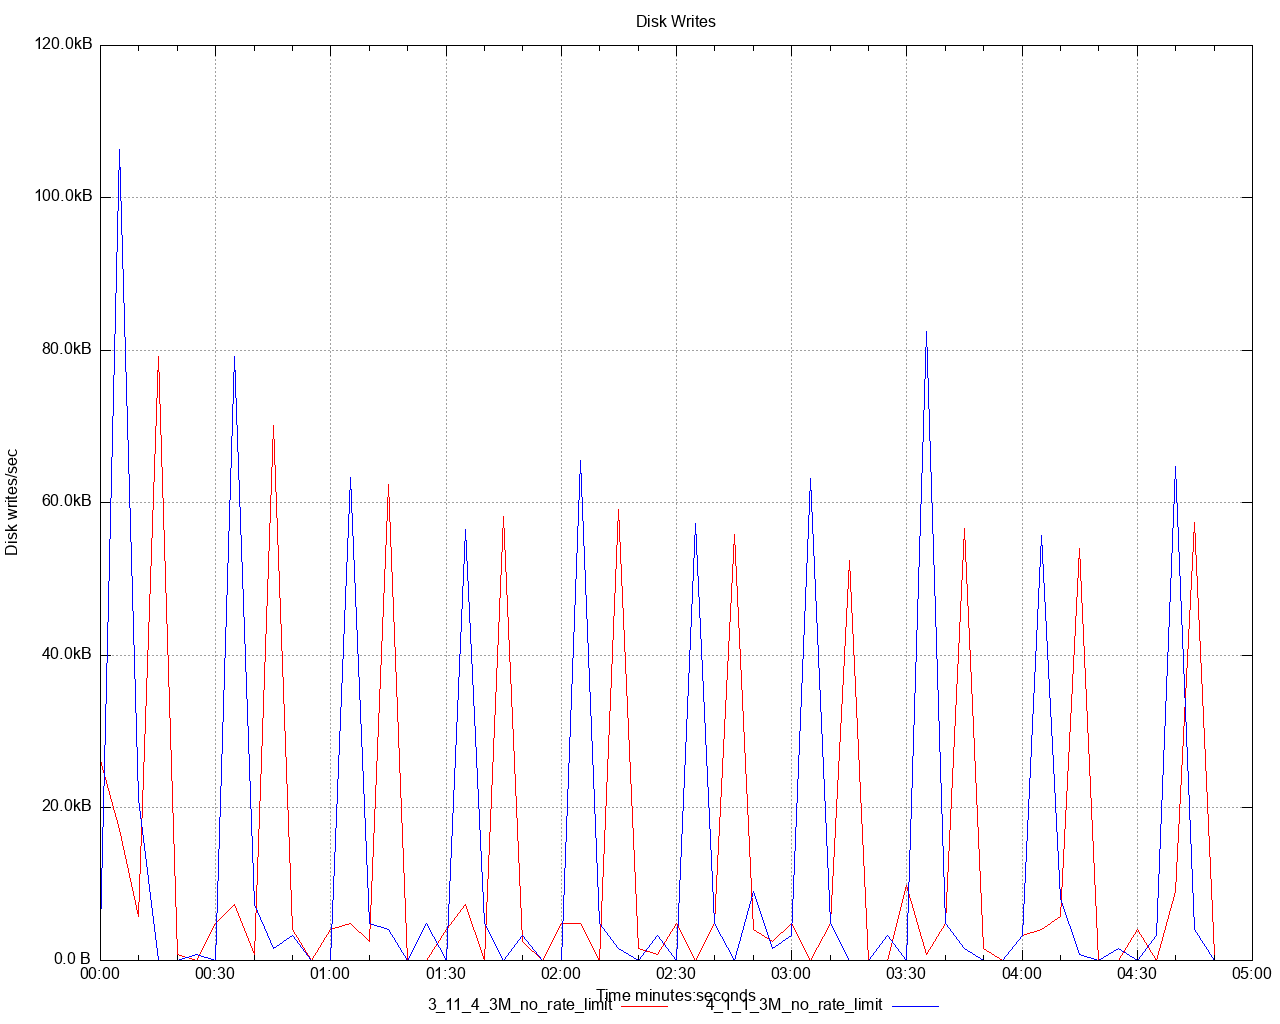

Source code (gnuplot):
set title 'Disk Writes' noenhanced
set style data lines
set datafile separator ","
set terminal png size 1280,1024
set grid
set key below
set xdata time
set timefmt "%s"
offset = 0
t0(x)=(offset=($0==0) ? x : offset, x - offset)
set xlabel 'Time minutes:seconds'
set ylabel 'Disk writes/sec'
set format y '%.1s%cB'
set output '/Users/ahmet.mircik/simulator/tests/report_3M_no_rate_limit/dstat/disk_write_A2.png'
plot \
   '/Users/ahmet.mircik/simulator/tests/report_3M_no_rate_limit/data/disk_write_A2_1.data' using (t0(timecolumn(1))):2 title "3_11_4_3M_no_rate_limit" noenhanced lt rgb "red", \
   '/Users/ahmet.mircik/simulator/tests/report_3M_no_rate_limit/data/disk_write_A2_2.data' using (t0(timecolumn(1))):2 title "4_1_1_3M_no_rate_limit" noenhanced lt rgb "blue", \
